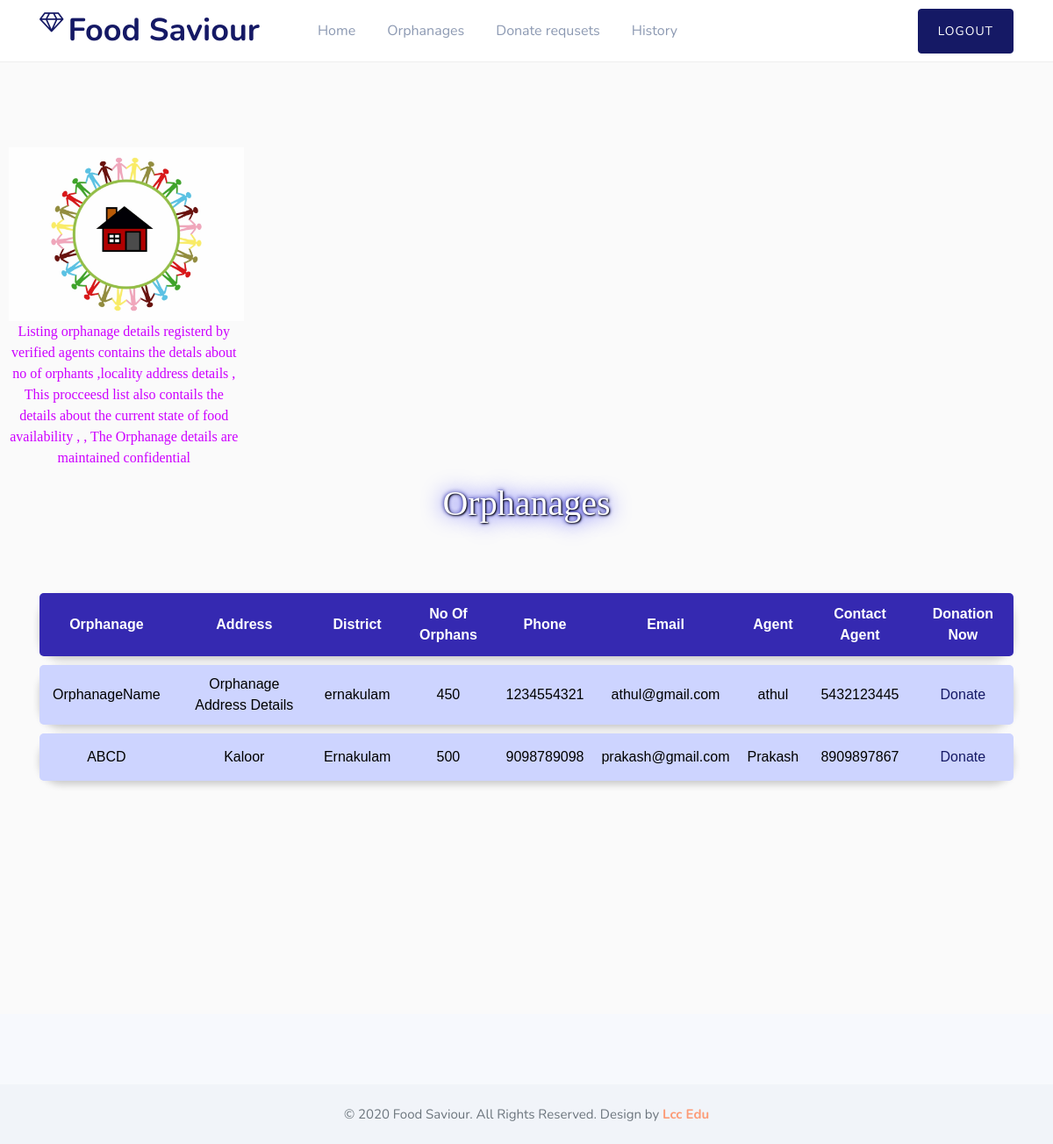
Page /UserViewOrphanages.php on the committed database.
### tables this page shows
CREATE TABLE `orphanage` (
  `oid` int(11) NOT NULL AUTO_INCREMENT,
  `aid` int(11) DEFAULT NULL,
  `name` varchar(30) DEFAULT NULL,
  `address` varchar(200) DEFAULT NULL,
  `district` varchar(30) DEFAULT NULL,
  `no_orphans` varchar(30) DEFAULT NULL,
  `phone` varchar(30) NOT NULL,
  `email` varbinary(30) DEFAULT NULL,
  `need_status` varchar(30) DEFAULT 'needed',
  PRIMARY KEY (`oid`)
);

CREATE TABLE `agent_registration` (
  `aid` int(11) NOT NULL AUTO_INCREMENT,
  `name` varchar(30) DEFAULT NULL,
  `district` varchar(30) DEFAULT NULL,
  `location` varchar(100) DEFAULT NULL,
  `phone` varchar(30) DEFAULT NULL,
  `email` varchar(30) DEFAULT NULL,
  PRIMARY KEY (`aid`)
);

### UserViewOrphanages.php (the view, shortened to what this page needs)
<?php
include('DbConnection/dbconnect.php');
include('UserHeader.php');
?>
<div class="w3l-index-block1">
  <div class="content py-5">
    <div class="container1">
      <div class="row my-div">
        <div class="col-md-3 content-left pt-md-0 pt-3" style="margin-top:120px;">
          <img src="assets/images/orphanage.png" style="padding-left: 10px;" class="img-fluid" alt="main image">
          <p style=" margin: auto; color: #cc00ff;font-family:serif;text-align: center;padding-left: 5px;">Listing orphanage details registerd by verified agents contains the detals about no of orphants ,locality address details , This procceesd list also contails the details about the current state of food availability ,
            , The Orphanage details are maintained confidential</p>
        </div>
        <div class="container py-md-3 text-center">
          <div class="">
            <h1 style="font-family: initial;color: white;text-shadow: 1px 1px 2px black, 0 0 25px blue, 0 0 5px darkblue;">Orphanages</h1> <br><br>
            <center>
              <?php
              $qry = "SELECT * FROM `orphanage` o,`agent_registration` a WHERE o.`aid`=a.`aid` AND o.`need_status`='needed' ";
              $result = mysqli_query($conn, $qry);
              if ($result->num_rows > 0) {
              ?>
                <table id="cust_table">
                  <tr>
                    <th>Orphanage</th>
                    <th>Address</th>
                    <th>District</th>
                    <th>No Of Orphans</th>
                    <th>Phone</th>
                    <th>Email</th>
                    <th>Agent</th>
                    <th>Contact Agent</th>
                    <th>Donation Now</th>
                  </tr>
                  <?php
                  while ($row = mysqli_fetch_array($result)) {
                  ?>
                    <tr>
                      <td> <?php echo $row[2] ?></td>
                      <td> <?php echo $row['address'] ?></td>
                      <td> <?php echo $row['district'] ?></td>
                      <td> <?php echo $row['no_orphans'] ?></td>
                      <td> <?php echo $row[6] ?></td>
                      <td> <?php echo $row['email'] ?></td>
                      <td> <?php echo $row['name'] ?></td>
                      <td> <?php echo $row['phone'] ?></td>
                      <td>
                        <a href="UserDonateFood.php?id=<?php echo $row['oid'] ?>"> Donate </a>
                      </td>
                    </tr>
                  <?php
                  }
                } else {
                  ?>
                  <img src="assets/images/no_data_found.png" class="img-fluid" alt="main image">
                <?php                    }
                ?>
                </table>
                <br><br><br><br><br><br><br><br>
            </center>
          </div>
        </div>
      </div>
    </div>
  </div>
</div>
<section class="w3l-market-footer">
  <footer class="footer-28">
    <div class="footer-bg-layer">
      <div class="container py-lg-3">
      </div>
      <div class="midd-footer-28 align-center py-lg-4 py-3 mt-5">
        <div class="container">
          <p class="copy-footer-28 text-center"> &copy; 2020 Food Saviour. All Rights Reserved. Design by <a href="">Lcc Edu</a></p>
        </div>
      </div>
    </div>
  </footer>
</section>
</body>
</html>

### UserHeader.php (shortened to what this page needs)
<!doctype html>
<html lang="en">
<head>
  <link rel="stylesheet" href="assets/css/style-starter.css">
</head>
<body>
  <div class="w3l-bootstrap-header fixed-top">
    <nav class="navbar navbar-expand-lg navbar-light p-2">
      <div class="container">
        <a class="navbar-brand" href="AdminHome.php"><span class="fa fa-diamond"></span>Food Saviour</a>
        <div class="collapse navbar-collapse" id="navbarSupportedContent">
          <ul class="navbar-nav mr-auto">
            <li class="nav-item active">
              <a class="nav-link" href="UserHome.php">Home</a>
            </li>
            <li class="nav-item">
              <a class="nav-link" href="UserViewOrphanages.php">Orphanages</a>
            </li>
            <li class="nav-item">
              <a class="nav-link" href="UserDonateRequsets.php">Donate requsets</a>
            </li>
            <li class="nav-item">
              <a class="nav-link" href="UserDonationHistory.php">History</a>
            </li>
          </ul>
          <div class="form-inline">
            <a href="index.php" class="btn btn-primary btn-theme">Logout</a>
          </div>
        </div>
      </div>
    </nav>
  </div>

### UserHeader.php (style rules this page uses)
.my-div { display: flex; justify-content: space-between; align-items: center; }

### rows in the picture
orphanage: name "OrphanageName", address "Orphanage Address Details", aid.district "ernakulam", no_orphans "450", phone "1234554321", aid.email "athul@gmail.com", aid.name "athul", aid.phone "5432123445"
orphanage: name "ABCD", address "Kaloor", aid.district "Ernakulam", no_orphans "500", phone "9098789098", aid.email "prakash@gmail.com", aid.name "Prakash", aid.phone "8909897867"
